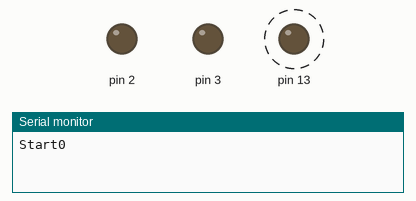
The sketch below on a simulated Arduino Uno, built with avr-gcc and run on an emulated ATmega328P. Shown: output pins drawn as LEDs (lit = HIGH), the last lines printed to the serial monitor. Dashed ring = blinking. Pins used as bus, display or sensor lines are not drawn.

Above: at 0.5 s.
At 1.5 s:
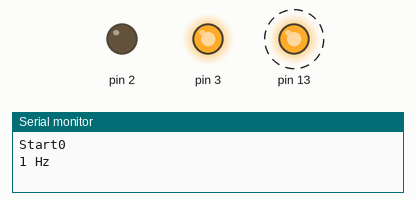
Timing chart, 0 to 3.0 s (numbered marks = the images above):
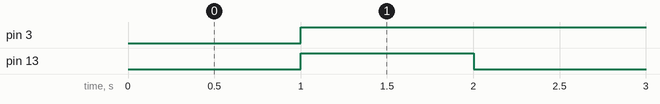

The sketch:

cadencage_test.ino
```cpp
#include "Arduino.h"
bool c = true;
long T =micros();
long T2 =micros();

void setup()
{

  Serial.begin(9600);
  Serial.print("Start");
  pinMode(0, OUTPUT);
  pinMode(1, OUTPUT);
  pinMode(2, OUTPUT);
  pinMode(3, OUTPUT);
  pinMode(13, OUTPUT);
  Serial.print(millis());
  Serial.print("\n");
  Serial.print("\n");

  // put your setup code here, to run once:

}

void loop()
{
  //état de pin12

  float f = 1;
  long d = millis()-T;
  if (d>1000/f) // pour avoir le résultat en Hz
  {
    T =millis();
    Serial.print("1 Hz");
    digitalWrite(0,HIGH);
    digitalWrite(1,LOW);
    digitalWrite(2,LOW);
    digitalWrite(3,HIGH);
    }


  float f2 = 1.0;
  d = millis()-T2;
  if (d>1000/f2) // pour avoir le résultat en Hz
  {
    T2 =millis();
    if (c)
    {
      c=false;
      digitalWrite(13,HIGH);
      }
    else
    {
      c=true;
      digitalWrite(13,LOW);
      }
    }
  // put your main code here, to run repeatedly:

}
```

Measured:
- by itself, pin 3: LOW → HIGH at 1.0 s
- by itself, pin 13: alternates HIGH for 1.0 s and LOW for 1.0 s
